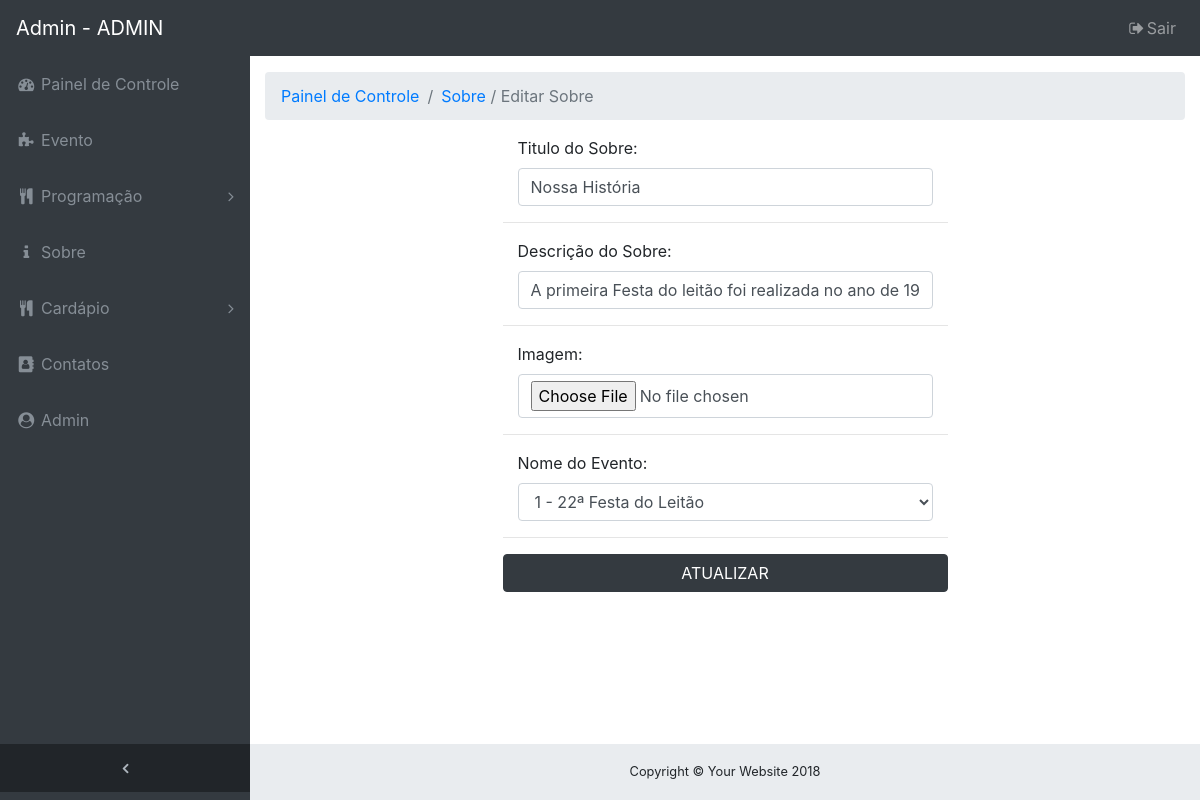
Page /admin/index.php?url=edit_sobre.php&id=1 (signed in) on the earlier database version.
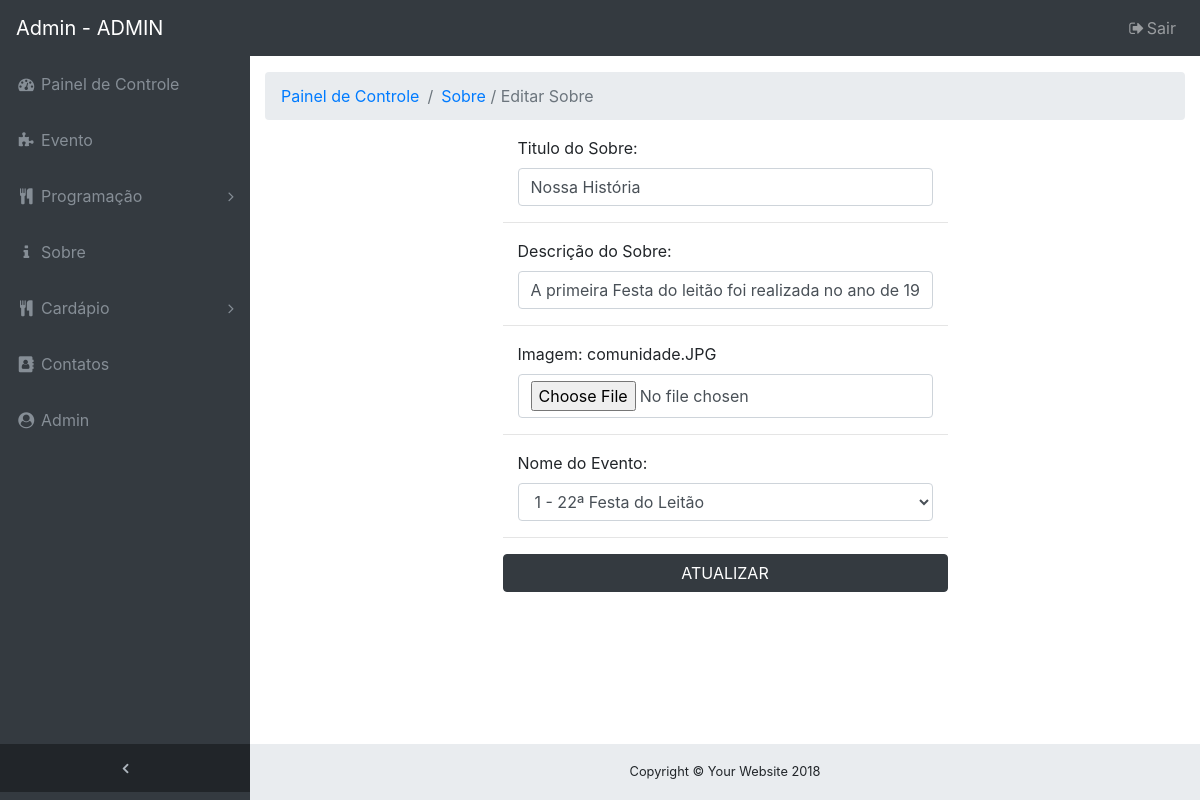
Same page on the later database version.
### tables this page shows
CREATE TABLE `tb_sobre_evento` (
    `cod_sobre_evento` INTEGER NOT NULL AUTO_INCREMENT,
    `titulo_sobre` VARCHAR(100),
    `descricao_sobre` VARCHAR(1000),
    `img_sobre` VARCHAR(100),
    `cod_evento` INTEGER,
    CONSTRAINT `PK_tb_sobre_evento` PRIMARY KEY (`cod_sobre_evento`)
);

### admin/editar/edit_sobre.php (the view, shortened to what this page needs)
<?php
if (isset($login_cookie)) {
    include './conexao.php';
    $id = $_GET['id'];
    $sql = "SELECT * FROM tb_sobre_evento as se, tb_evento as e"
            . " where se.cod_evento = e.cod_evento"
            . " and se.cod_sobre_evento = '$id'";
    $query = $pdo->query($sql);
    $dados = $query->fetch();
    $titulo_sobre = $dados['titulo_sobre'];
    $descricao_sobre = $dados['descricao_sobre'];
    $img_sobre = $dados['img_sobre'];
    $cod_evento = $dados['cod_evento'];
    ?>
    <div class="container col-sm-6">
        <form class="form-horizontal" method="POST" action="editar/editBD_sobre.php?v=<?=$id;?>&i=<?= $img_sobre; ?>" enctype="multipart/form-data">
            <div class="form-group">
                <label class="col-sm-8 control-label">Titulo do Sobre:</label>
                <div class="col-sm-12">
                    <input type="text" class="form-control" name="titulo_sobre" value="<?= $titulo_sobre; ?>" required autofocus placeholder="Digite o Titulo...">
                </div>
            </div>
            <hr class="b-s-dashed">
            <div class="form-group">
                <label class="col-sm-8 control-label">Descrição do Sobre:</label>
                <div class="col-sm-12">
                    <input type="text" class="form-control" name="descricao_sobre" value="<?= $descricao_sobre; ?>" required autofocus placeholder="Digite a Descrição...">
                </div>
            </div>
            <hr class="b-s-dashed">
            <div class="form-group">
                <label class="col-sm-8 control-label">Imagem: <?= $img_sobre; ?></label>
                <div class="col-sm-12">
                    <input type="file" class="form-control" name="img_sobre">
                </div>
            </div>
            <hr class="b-s-dashed">
            <div>
                <label class="col-sm-5 control-label" required>Nome do Evento:</label>
                <div class="col-sm-12">
                    <select class="form-control" required name="cod_evento">
                        <?php
                        include './conexao.php';
                        $selectEvento = "select * from tb_evento";
                        $queryEvento = $pdo->query($selectEvento);
                        while ($dados = $queryEvento->fetch()) {
                            $cod_e = $dados['cod_evento'];
                            $nome_evento = $dados['nome_evento'];
                            if ($cod_evento == $cod_e) {
                                ?>
                                <option selected="true" value="<?= $cod_e; ?>"><?= $cod_e; ?> - <?= $nome_evento; ?></option>
                                <?php
                            }
                                ?>
                                <?php
                        }
                        ?>
                    </select>
                </div>
            </div>
            <hr class="b-s-dashed">
            <input class="btn btn-dark btn-block" type="submit"  onclick="return editar('<?= $titulo_sobre; ?>');" value="ATUALIZAR" name="ATUALIZAR">
        </form>
    </div>
<?php } ?>

### admin/index.php (shortened to what this page needs)
<?php
$login_cookie = $_COOKIE['usuario'];
if (isset($login_cookie)) {
    ?>
    <html>
        <head>
            <link href="../vendor/bootstrap/css/bootstrap.min.css" rel="stylesheet" type="text/css"/>
            <link href="../vendor/font-awesome/css/font-awesome.min.css" rel="stylesheet" type="text/css"/>
            <link href="../vendor/datatables/dataTables.bootstrap4.css" rel="stylesheet" type="text/css"/>
            <link href="../css/sb-admin.css" rel="stylesheet" type="text/css"/>
        </head>
        <body class="fixed-nav sticky-footer bg-dark" id="page-top">
            <?php include './menu.php'; ?>
            <div class="content-wrapper">
                <?php
                $url = $_GET['url'];
                switch ($url) {
                    case 'edit_sobre.php':
                        $menu = '<a href="?url=sobre.php">Sobre</a> / Editar Sobre';
                        include './navegacao.php';
                        include ('./editar/edit_sobre.php');
                        break;
                }
                ?>
                <footer class="sticky-footer">
                    <div class="container">
                        <div class="text-center">
                            <small>Copyright © Your Website 2018</small>
                        </div>
                    </div>
                </footer>
            </div>
        </body>
    </html>
    <?php
} else {
    echo"<script language='javascript' type='text/javascript'>alert('Faça o Login!');window.location.href='login.html'</script>";
}
?>

### admin/menu.php (shortened to what this page needs)
<nav class="navbar navbar-expand-lg navbar-dark bg-dark fixed-top" id="mainNav">
    <a class="navbar-brand" href="?url=home.php">Admin - <?= $login_cookie; ?></a>
    <div class="collapse navbar-collapse" id="navbarResponsive">
        <ul class="navbar-nav navbar-sidenav" id="exampleAccordion">
            <li class="nav-item" data-toggle="tooltip" data-placement="right" title="Painel de Controle">
                <a class="nav-link" href="?url=home.php">
                    <i class="fa fa-fw fa-dashboard"></i>
                    <span class="nav-link-text">Painel de Controle</span>
                </a>
            </li>
            <li class="nav-item" data-toggle="tooltip" data-placement="right" title="Evento">
                <a class="nav-link" href="?url=evento.php">
                    <i class="fa fa-fw fa-puzzle-piece"></i>
                    <span class="nav-link-text">Evento</span>
                </a>
            </li>
            <li class="nav-item" data-toggle="tooltip" data-placement="right" title="Programação">
                <a class="nav-link nav-link-collapse collapsed"  data-toggle="collapse"
                   href="#menuProg" data-parent="#menuProg">
                    <i class="fa fa-fw fa-cutlery"></i>
                    <span class="nav-link-text">Programação</span>
                </a>
            </li>
            <li class="nav-item" data-toggle="tooltip" data-placement="right" title="Sobre">
                <a class="nav-link" href="?url=sobre.php">
                    <i class="fa fa-fw fa-info"></i>
                    <span class="nav-link-text">Sobre</span>
                </a>
            </li>
            <li class="nav-item" data-toggle="tooltip" data-placement="right" title="Cardápio">
                <a class="nav-link nav-link-collapse collapsed"  data-toggle="collapse"
                   href="#menuCardapio" data-parent="#menuCardapio">
                    <i class="fa fa-fw fa-cutlery"></i>
                    <span class="nav-link-text">Cardápio</span>
                </a>
            </li>
            <li class="nav-item" data-toggle="tooltip" data-placement="right" title="Contatos">
                <a class="nav-link" href="?url=contato.php">
                    <i class="fa fa-fw fa-address-book"></i>
                    <span class="nav-link-text">Contatos</span>
                </a>
            </li>
            <li class="nav-item" data-toggle="tooltip" data-placement="right" title="Admin">
                <a class="nav-link" href="?url=admin.php">
                    <i class="fa fa-fw fa-user-circle"></i>
                    <span class="nav-link-text">Admin</span>
                </a>
            </li>
        </ul>
        <ul class="navbar-nav sidenav-toggler">
            <li class="nav-item">
                <a class="nav-link text-center" id="sidenavToggler">
                    <i class="fa fa-fw fa-angle-left"></i>
                </a>
            </li>
        </ul>
        <ul class="navbar-nav ml-auto">
            <li class="nav-item">
                <a class="nav-link" data-toggle="modal" data-target="#sairModal">
                    <i class="fa fa-fw fa-sign-out"></i>Sair</a>
            </li>
        </ul>
    </div>
</nav>

### admin/navegacao.php
<div class="container-fluid">
    <ol class="breadcrumb">
        <li class="breadcrumb-item">
            <a href="?url=home.php">Painel de Controle</a>
        </li>
        <li class="breadcrumb-item active"><?= $menu;?></li>
    </ol>
</div>

### css/sb-admin.css (style rules this page uses)
html { position: relative; min-height: 100%; }
body { overflow-x: hidden; }
body.sticky-footer { margin-bottom: 56px; }
body.sticky-footer .content-wrapper { min-height: calc(100vh - 56px - 56px); }
body.fixed-nav { padding-top: 56px; }
.content-wrapper { min-height: calc(100vh - 56px); padding-top: 1rem; }
#mainNav .navbar-collapse { overflow: auto; max-height: 75vh; }
#mainNav .navbar-collapse .navbar-nav .nav-item .nav-link { cursor: pointer; }
#mainNav .navbar-collapse .navbar-sidenav .nav-link-collapse:after { float: right; content: '\f107'; font-family: 'FontAwesome'; }
#mainNav .navbar-collapse .navbar-sidenav .nav-link-collapse.collapsed:after { content: '\f105'; }
#mainNav .navbar-collapse .sidenav-toggler { display: none; }
@media (min-width: 992px) { #mainNav .navbar-brand { width: 250px; } }
@media (min-width: 992px) { #mainNav .navbar-collapse { overflow: visible; max-height: none; } }
@media (min-width: 992px) { #mainNav .navbar-collapse .navbar-sidenav { position: absolute; top: 0; left: 0; -webkit-flex-direction: column; -ms-flex-direction: column; flex-direction: column; margin-top: 56px; } }
@media (min-width: 992px) { #mainNav .navbar-collapse .navbar-sidenav > .nav-item { width: 250px; padding: 0; } }
@media (min-width: 992px) { #mainNav .navbar-collapse .navbar-sidenav > .nav-item > .nav-link { padding: 1em; } }
#mainNav.fixed-top .sidenav-toggler { display: none; }
@media (min-width: 992px) { #mainNav.fixed-top .navbar-sidenav { height: calc(100vh - 112px); } }
@media (min-width: 992px) { #mainNav.fixed-top .sidenav-toggler { position: absolute; top: 0; left: 0; display: flex; -webkit-flex-direction: column; -ms-flex-direction: column; flex-direction: column; margin-top: calc(100vh - 56px); } }
@media (min-width: 992px) { #mainNav.fixed-top .sidenav-toggler > .nav-item { width: 250px; padding: 0; } }
@media (min-width: 992px) { #mainNav.fixed-top .sidenav-toggler > .nav-item > .nav-link { padding: 1em; } }
#mainNav.fixed-top.navbar-dark .sidenav-toggler { background-color: #212529; }
#mainNav.fixed-top.navbar-dark .sidenav-toggler a i { color: #adb5bd; }
.content-wrapper { overflow-x: hidden; background: white; }
@media (min-width: 992px) { .content-wrapper { margin-left: 250px; } }
#sidenavToggler i { font-weight: 800; }
#mainNav.navbar-dark .navbar-collapse .navbar-sidenav .nav-link-collapse:after { color: #868e96; }
#mainNav.navbar-dark .navbar-collapse .navbar-sidenav > .nav-item > .nav-link { color: #868e96; }
@media (min-width: 992px) { #mainNav.navbar-dark .navbar-collapse .navbar-sidenav { background: #343a40; } }
footer.sticky-footer { position: absolute; right: 0; bottom: 0; width: 100%; height: 56px; background-color: #e9ecef; line-height: 55px; }
@media (min-width: 992px) { footer.sticky-footer { width: calc(100% - 250px); } }

Differences in the rows shown:
changed tb_sobre_evento "Nossa História": img_sobre (not shown) → "comunidade.JPG"
